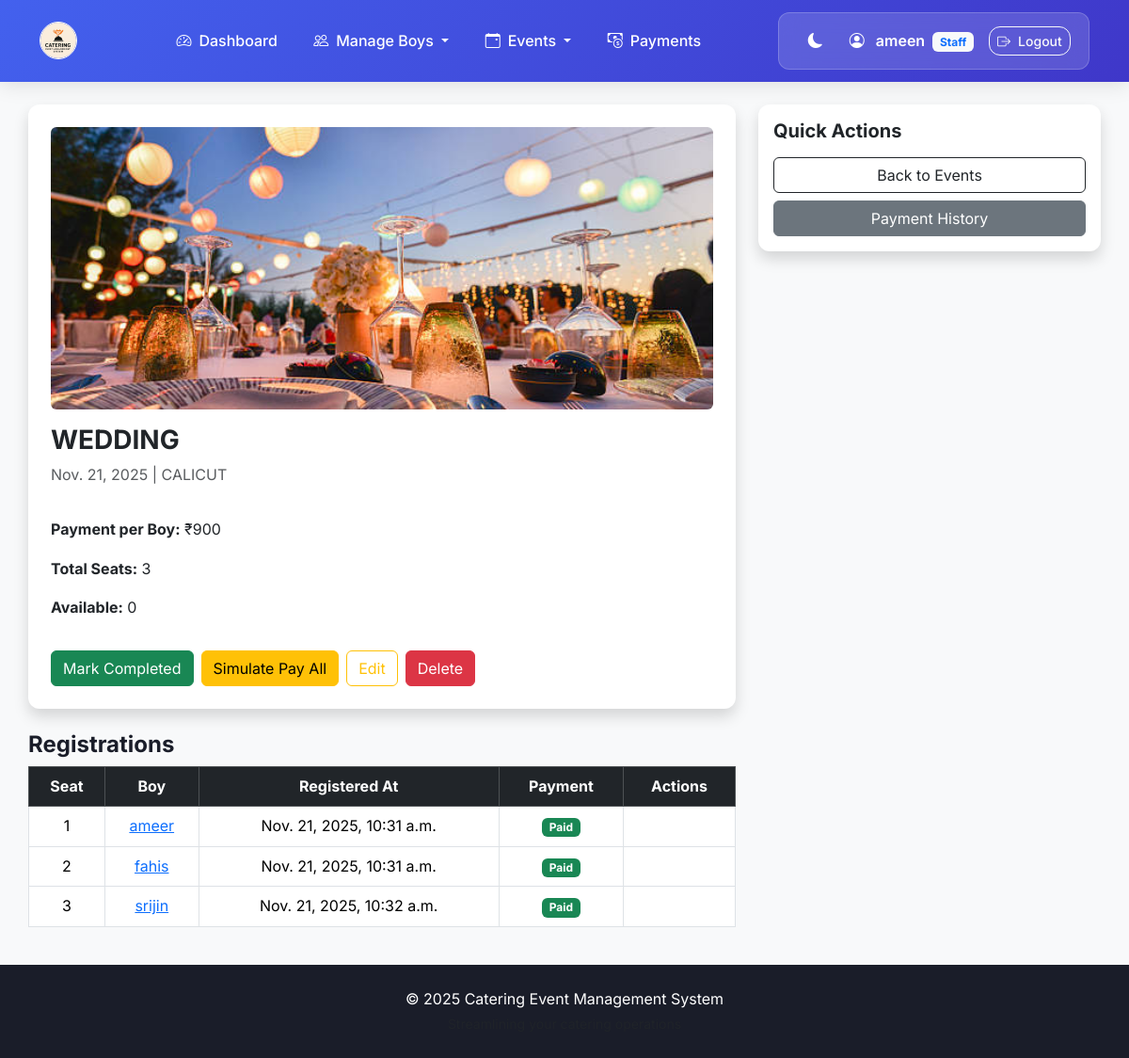
The page /events/9/ (signed in) on the database its author committed.
### event_app/models.py (models this page shows, shortened)
class CustomUser(AbstractUser):
    staff_id = models.CharField(max_length=20, unique=True, null=True, blank=True)
    boy_id = models.CharField(max_length=20, unique=True, null=True, blank=True)
    is_staff_user = models.BooleanField(default=False)
    is_boy_user = models.BooleanField(default=False)
    first_time_login = models.BooleanField(default=True)
    profile_pic = models.ImageField(upload_to="profile_pics/", blank=True, null=True)
    phone = models.CharField(max_length=15, blank=True, null=True)
    upi_id = models.CharField(max_length=50, blank=True, null=True)

class Event(models.Model):
    STATUS_CHOICES = (
        ('upcoming', 'Upcoming'),
        ('completed', 'Completed'),
    )
    title = models.CharField(max_length=200)
    date = models.DateField()
    location = models.CharField(max_length=200)
    description = models.TextField(blank=True, null=True)
    total_seats = models.PositiveIntegerField()
    payment_per_boy = models.PositiveIntegerField()
    event_status = models.CharField(max_length=20, choices=STATUS_CHOICES, default='upcoming')
    created_by = models.ForeignKey(
        settings.AUTH_USER_MODEL,
        on_delete=models.SET_NULL,
        null=True,
        limit_choices_to={'is_staff_user': True}
    )
    created_at = models.DateTimeField(auto_now_add=True)
    image = models.ImageField(upload_to="event_images/", null=True, blank=True)
    @property
    def available_seats(self):
        taken = Registration.objects.filter(event=self).count()
        return self.total_seats - taken

class Registration(models.Model):
    boy = models.ForeignKey(
        settings.AUTH_USER_MODEL,
        on_delete=models.CASCADE,
        limit_choices_to={'is_boy_user': True}
    )
    event = models.ForeignKey(Event, on_delete=models.CASCADE)
    seat_number = models.PositiveIntegerField()
    registration_date = models.DateTimeField(auto_now_add=True)

### event_app/views.py (the view, shortened to what this page needs)
# urls.py: path("events/<int:pk>/", views.EventDetailView.as_view(), name="event_detail"),
class EventDetailView(LoginRequiredMixin, View):
    template_name = "events/event_detail.html"
    def get(self, request, pk):
        event = get_object_or_404(Event, pk=pk)
        registrations = Registration.objects.filter(event=event).select_related("boy")
        user_registered = None
        if request.user.is_boy_user:
            user_registered = registrations.filter(boy=request.user).first()
        context = {
            "event": event,
            "registrations": registrations,
            "user_registered": user_registered,
            "available_seats": event.available_seats
        }
        return render(request, self.template_name, context)

### event_app/templates/events/event_detail.html (shortened to what this page needs)
{% extends "base.html" %}
{% load static %}
{% block content %}
<div class="row">
    <div class="col-md-8">
        <div class="card shadow p-4 mb-4">
            {% if event.image %}
            <img src="{{ event.image.url }}" class="img-fluid rounded mb-3" style="max-height:300px; object-fit:cover;"
                alt="Event Image">
            {% else %}
            <img src="{% static 'images/default_event.png' %}" class="img-fluid rounded mb-3"
                style="max-height:300px; object-fit:cover;" alt="Default Event">
            {% endif %}
            <h3 class="fw-bold">{{ event.title }}</h3>
            <p class="text-muted">{{ event.date }} | {{ event.location }}</p>
            <p><strong>Payment per Boy:</strong> ₹{{ event.payment_per_boy }}</p>
            <p><strong>Total Seats:</strong> {{ event.total_seats }}</p>
            <p><strong>Available:</strong> {{ available_seats }}</p>
            {% if request.user.is_staff_user %}
            <div class="d-flex gap-2 mt-3">
                <form method="post" action="{% url 'event_detail' event.pk %}">
                    <button type="submit" class="btn btn-success">Mark Completed</button>
                </form>
                <form method="post" action="{% url 'event_detail' event.pk %}">
                    <button type="submit" class="btn btn-warning">Simulate Pay All</button>
                </form>
                <a href="{% url 'edit_event' event.pk %}" class="btn btn-outline-warning">Edit</a>
                <a href="{% url 'delete_event' event.pk %}" class="btn btn-danger">Delete</a>
            </div>
            {% endif %}
        </div>
        <h4 class="fw-bold">Registrations</h4>
        <table class="table table-bordered text-center">
            <thead class="table-dark">
                <tr>
                    <th>Seat</th>
                    <th>Boy</th>
                    <th>Registered At</th>
                    <th>Payment</th>
                    {% if request.user.is_staff_user %}
                    <th>Actions</th>
                    {% endif %}
                </tr>
            </thead>
            <tbody>
                {% for r in registrations %}
                <tr>
                    <td>{{ r.seat_number }}</td>
                    <td>
                        {% if request.user.is_staff_user %}
                        <a href="{% url 'staff_boy_profile' r.boy.id %}">
                            {{ r.boy.username }}
                        </a>
                        {% else %}
                        {{ r.boy.username }}
                        {% endif %}
                    </td>
                    <td>{{ r.registration_date }}</td>
                    <td>
                        {% with payment=r.payment_set.first %}
                        {% if payment %}
                        {% if payment.payment_status == "Paid" %}
                        <span class="badge bg-success">Paid</span>
                        {% else %}
                        <span class="badge bg-warning">Pending</span>
                        {% endif %}
                        {% endif %}
                        {% endwith %}
                    </td>
                    {% if request.user.is_staff_user %}
                    <td>
                    </td>
                    {% endif %}
                </tr>
                {% empty %}
                <tr>
                    <td colspan="5" class="text-center text-muted">No registrations yet</td>
                </tr>
                {% endfor %}
            </tbody>
        </table>
    </div>
    <div class="col-md-4">
        <div class="card shadow p-3">
            <h5 class="fw-bold mb-3">Quick Actions</h5>
            <div class="d-grid gap-2">
                <a href="{% url 'view_events' %}" class="btn btn-outline-dark">Back to Events</a>
                {% if request.user.is_staff_user %}
                <a href="{% url 'payment_history' %}" class="btn btn-secondary">
                    Payment History
                </a>
                {% endif %}
            </div>
        </div>
    </div>
</div>
{% endblock %}

### event_app/templates/base.html (shortened to what this page needs)
{% load static %}
<!DOCTYPE html>
<html lang="en">
<head>
    <link href="https://cdn.jsdelivr.net/npm/bootstrap@5.3.3/dist/css/bootstrap.min.css" rel="stylesheet">
    <link rel="stylesheet" href="https://cdn.jsdelivr.net/npm/bootstrap-icons@1.11.1/font/bootstrap-icons.css">
</head>
<body class="bg-light fade-in">
    <nav class="navbar navbar-expand-lg navbar-dark sticky-top">
        <div class="container">
            <a class="navbar-brand d-flex align-items-center" href="{% if user.is_authenticated %}{% if user.is_staff_user %}{% url 'staff_dashboard' %}{% else %}{% url 'boy_dashboard' %}{% endif %}{% else %}#{% endif %}">
                <img src="{% static 'images/logo.png' %}" alt="Logo" width="40" height="40" class="me-2 rounded-circle border border-light">
            </a>
            <div class="collapse navbar-collapse" id="navbarContent">
                {% if user.is_authenticated %}
                <ul class="navbar-nav mx-auto mb-2 mb-lg-0">
                    {% if user.is_staff_user %}
                    <li class="nav-item"><a class="nav-link text-white" href="{% url 'staff_dashboard' %}"><i class="bi bi-speedometer2 me-2"></i>Dashboard</a></li>
                    <li class="nav-item dropdown">
                        <a class="nav-link text-white dropdown-toggle" href="#" role="button" data-bs-toggle="dropdown" aria-expanded="false">
                            <i class="bi bi-people me-2"></i>Manage Boys
                        </a>
                    </li>
                    <li class="nav-item dropdown">
                        <a class="nav-link text-white dropdown-toggle" href="#" role="button" data-bs-toggle="dropdown" aria-expanded="false">
                            <i class="bi bi-calendar-event me-2"></i>Events
                        </a>
                    </li>
                    <li class="nav-item"><a class="nav-link text-white" href="{% url 'payment_history' %}"><i class="bi bi-cash-coin me-2"></i>Payments</a></li>
                    {% endif %}
                </ul>
                {% endif %}
                <div class="d-flex align-items-center user-info-box">
                    <button id="theme-toggle" class="btn btn-sm btn-link text-white p-0 me-3 theme-toggle-btn" title="Toggle theme" aria-label="Toggle dark mode">
                        <i id="theme-icon" class="bi bi-moon-fill fs-6"></i>
                    </button>
                    {% if user.is_authenticated %}
                    <span class="text-white fw-semibold me-3">
                        <i class="bi bi-person-circle me-2"></i>
                        {{ user.username }}
                        {% if user.is_staff_user %}<span class="badge bg-light text-primary ms-1">Staff</span>{% endif %}
                    </span>
                    <a href="{% url 'logout' %}" class="btn btn-outline-light btn-sm">
                        <i class="bi bi-box-arrow-right me-2"></i>Logout
                    </a>
                    {% endif %}
                </div>
            </div>
        </div>
    </nav>
    <div class="container py-4 main-content">
        {% block content %}{% endblock %}
    </div>
    <footer class="footer text-center">
        <div class="container">
            <p class="mb-0">© 2025 Catering Event Management System</p>
            <small class="text-muted">Streamlining your catering operations</small>
        </div>
    </footer>
</body>
</html>

### event_app/templates/base.html (style rules this page uses)
:root { --primary: #4361ee; --primary-light: #4895ef; --secondary: #3f37c9; --success: #4cc9f0; --dark: #1a1d29; --light: #f8f9fa; --gray: #6c757d; --gray-light: #e9ecef; --border-radius: 12px; --box-shadow: 0 10px 30px rgba(0, 0, 0, 0.08); --transition: all 0.3s cubic-bezier(0.25, 0.8, 0.25, 1); }
body { font-family: 'Inter', sans-serif; background-color: var(--light); color: var(--dark); transition: var(--transition); display: flex; flex-direction: column; min-height: 100vh; line-height: 1.6; }
.navbar { background: linear-gradient(135deg, var(--primary) 0%, var(--secondary) 100%); box-shadow: 0 4px 20px rgba(0, 0, 0, 0.1); padding: 0.8rem 0; transition: var(--transition); }
.navbar-brand { font-weight: 700; font-size: 1.4rem; letter-spacing: -0.5px; display: flex; align-items: center; transition: var(--transition); }
.navbar-brand img { transition: var(--transition); border-radius: 10px; }
.nav-link { font-weight: 500; padding: 0.5rem 1rem !important; margin: 0 0.2rem; border-radius: var(--border-radius); transition: var(--transition); position: relative; overflow: hidden; }
.nav-link::before { content: ''; position: absolute; bottom: 0; left: 50%; width: 0; height: 2px; background: rgba(255, 255, 255, 0.8); transition: var(--transition); transform: translateX(-50%); }
.user-info-box { background: rgba(255, 255, 255, 0.15); backdrop-filter: blur(10px); border-radius: var(--border-radius); padding: 0.6rem 1.2rem; border: 1px solid rgba(255, 255, 255, 0.2); transition: var(--transition); }
.theme-toggle-btn { transition: var(--transition); border-radius: 50%; width: 40px; height: 40px; display: flex; align-items: center; justify-content: center; }
.btn-outline-light { border-radius: var(--border-radius); transition: var(--transition); font-weight: 500; }
.main-content { flex: 1; padding: 2rem 0; }
.card { border: none; border-radius: var(--border-radius); box-shadow: var(--box-shadow); transition: var(--transition); overflow: hidden; }
.footer { background-color: var(--dark); color: white; padding: 1.5rem 0; margin-top: auto; transition: var(--transition); }
.fade-in { animation: fadeIn 0.5s ease-in-out; }

### rows shown on the page
CustomUser: username "ameen"
Event: image (picture), title "WEDDING", date "Nov. 21, 2025", location "CALICUT", payment_per_boy "900", total_seats "3"
Registration: seat_number "1", boy.username "ameer", registration_date "Nov. 21, 2025, 10:31 a.m."
Registration: seat_number "2", boy.username "fahis", registration_date "Nov. 21, 2025, 10:31 a.m."
Registration: seat_number "3", boy.username "srijin", registration_date "Nov. 21, 2025, 10:32 a.m."

### other values the page prints
{{ available_seats }} "0"
